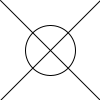
Frame 1 (no input)
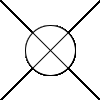
Frame 60 (the mouse pressed at the canvas centre just before this capture)
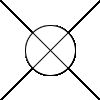
Frame 120 (the mouse held since frame 60 and released just before this capture)

The Processing sketch that drew these frames (run headless with seeded random() and noise(); from frame 60 on, the mouse is pressed at the canvas centre):

// Processing sketch: Dibujando_Lineas_noNumerica
// ── Dibujando_Lineas_noNumerica.pde
void setup() {
  size(100, 100); 
  background(255);
}

void draw() {
  fill(255);
  ellipse(width/2, height/2,width/2,height/2);
  line(0,0,width, height);
  line(0,height, width, 0);
}
